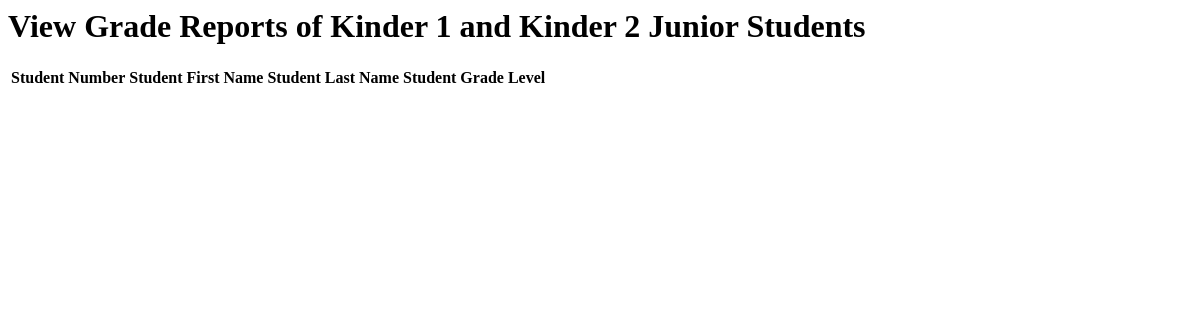
Before: /GradeReportListKinder1Kinder2Junior with the older database file.
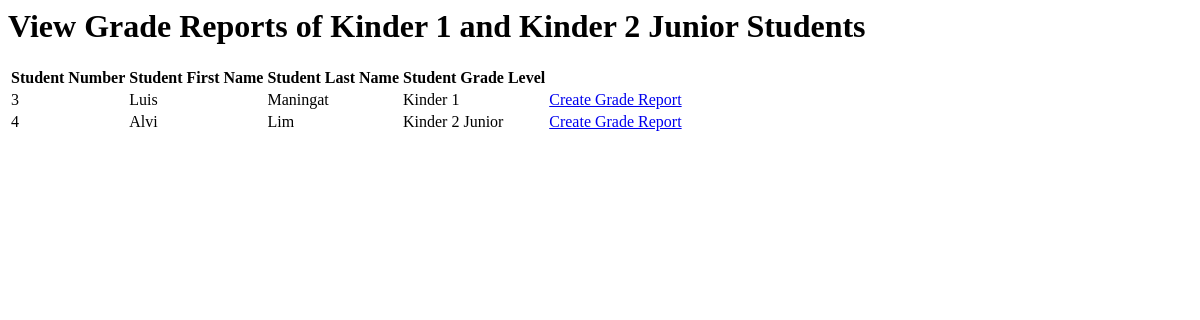
After: the same page with the newer database file.
### sis_app/models.py (models this page shows)
class Account(models.Model):
    username = models.CharField(max_length=128)
    password = models.CharField(max_length=128)#passwords should be stored hashed
    class Meta:
        abstract=True # Don't use this line if you want Contact to have its own table

class Student(Account):
    student_firstname = models.CharField(max_length=128, default=None)#
    student_lastname = models.CharField(max_length=128, default=None)#
    student_middlename = models.CharField(max_length=128, default=None)
    student_nickname = models.CharField(max_length=128, default=None)
    student_birthday = models.DateField(default=datetime.date.today())
    grade_levels = [
        ('Nursery','Nursery'),
        ('Kinder 1','Kinder 1'),
        ('Kinder 2 Junior', 'Kinder 2 Junior'),
        ('Kinder 2 Senior', 'Kinder 2 Senior'),
    ]
    student_grade_level = models.CharField(max_length=128, choices=grade_levels, default='Nursery')#
    status =[
    ('Not Enrolled','Not Enrolled'),
    ('Enrolled', 'Enrolled'),
    ]#
    enrollment_status = models.CharField(max_length=20, choices=status,default='Not Enrolled')#
    student_schoolyear_start=models.IntegerField(('year'), validators=[MinValueValidator(2000)], default=None)#
    student_address = models.CharField(max_length=300, default=None)
    student_religion = models.CharField(max_length=128, default=None)
    student_nationality = models.CharField(max_length=128, default=None)
    student_hobbies = models.TextField(max_length=500, default=None)
    student_likes = models.TextField(max_length=500, default=None)
    student_dislikes = models.TextField(max_length=500, default=None)
    student_shm = models.TextField(max_length=500, default=None)
    student_allergies = models.TextField(max_length=500, default=None)
    student_sd = models.TextField(max_length=500, default=None)
    student_oconsiderations = models.TextField(max_length=500, default=None)
    student_guardianemail = models.EmailField(max_length = 254, default=None)
    student_f_firstname = models.CharField(max_length=128, default=None)
    student_f_lastname = models.CharField(max_length=128, default=None)
    student_f_middlename = models.CharField(max_length=128, default=None)
    student_f_telno = models.CharField(max_length=128, default=None)
    student_f_address = models.CharField(max_length=300, default=None)
    student_f_occupation = models.CharField(max_length=128, default=None)
    student_f_employer = models.CharField(max_length=128, default=None)
    student_f_oaddress = models.CharField(max_length=300, default=None)
    student_f_otelno = models.CharField(max_length=128, default=None)
    student_f_natureofbusiness = models.CharField(max_length=128, default=None)
    student_m_firstname = models.CharField(max_length=128, default=None)
    student_m_lastname = models.CharField(max_length=128, default=None)
    student_m_middlename = models.CharField(max_length=128, default=None)
    student_m_telno = models.CharField(max_length=128, default=None)
    student_m_address = models.CharField(max_length=300, default=None)
    student_m_occupation = models.CharField(max_length=128, default=None)
    student_m_employer = models.CharField(max_length=128, default=None)
    student_m_oaddress = models.CharField(max_length=300, default=None)
    student_m_otelno = models.CharField(max_length=128, default=None)
    student_m_natureofbusiness = models.CharField(max_length=128, default=None)
    student_sibling_name = models.CharField(max_length=300, default=None)
    student_sibling_gender = models.CharField(max_length=128, default=None)
    student_sibling_age = models.IntegerField(default=None)
    student_sibling_school=models.CharField(max_length=300, default=None)
    student_medexp = models.BooleanField(default = False)
    student_rules = models.BooleanField(default = False)
    student_accuracy = models.BooleanField(default = False)
    student_signedname = models.CharField(max_length=300, default=None)
    student_signdate = models.DateField(default=datetime.date.today())
    enrollment_plan_choices =[
    ('Annually','Annually'),
    ('Bi-Annually', 'Bi-Annually'),
    ('Quarterly', 'Quarterly'),
    ]
    student_enrollment_plan = models.CharField(max_length=20, choices=enrollment_plan_choices,default='Annually')

### sis_app/views.py (the view)
# urls.py: path('GradeReportListKinder1Kinder2Junior',views.GradeReportList_Kinder1Kinder2Junior, name="grade_report_k1k2jr"),
def GradeReportList_Kinder1Kinder2Junior(request):
    students = Student.objects.filter(student_grade_level__in = ['Kinder 1', 'Kinder 2 Junior'])
    student = {'studentList' : students}
    return render(request,"sis_app/GradeReportK1K2JR_List.html", student)

### sis_app/templates/sis_app/GradeReportK1K2JR_List.html (shortened to what this page needs)
<h1 class="pageHeading">View Grade Reports of Kinder 1 and Kinder 2 Junior Students</h1>
<div class="table-container">
    <table class = "table table-borderless">
        <thead class= "border-bottom font-weight-bold">
            <tr>
                <th>Student Number</th>
                <th>Student First Name</th>
                <th>Student Last Name</th>
                <th>Student Grade Level</th>
                <th></th>
                <th></th>
            </tr>
        </thead>
        <tbody>
            {% for student in studentList %}
            <tr>
                <td data-heading="Student ID">{{student.pk}}</td>
                <td data-heading="First Name">{{student.student_firstname}}</td>
                <td data-heading="Last Name">{{student.student_lastname}}</td>
                <td data-heading="Last Name">{{student.student_grade_level}}</td>
                <td data-heading="Create Grade Report"><a href="{% url 'sis_app:grade_report_form_k1k2jr' student.id %}">Create Grade Report</a>
                </td>
            </tr>
            {% endfor %}
        </tbody>
    </table>
</div>

Changed rows visible on the page:
now on this page (row edited): Student: pk "3", student_firstname "Luis", student_lastname "Maningat", student_grade_level "Kinder 1"
added Student: pk "4", student_firstname "Alvi", student_lastname "Lim", student_grade_level "Kinder 2 Junior"
